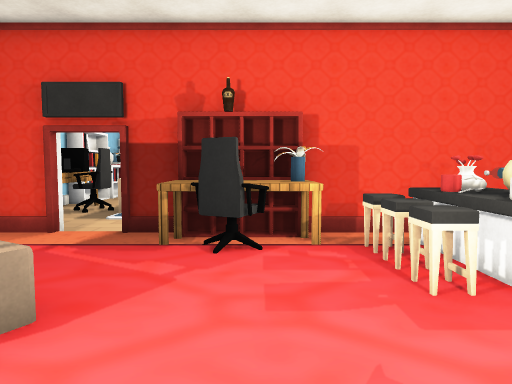
View 1 (above)

12 first-person views from a walk through a scene from a Unity 3-D project. The camera is 1.4 m above the floor, tilts 4° down and sees 70° across. Doors are open. The floor is counted in squares, 1 m on a side. Each view is taken from the middle of a square. On the plan, view 1 faces up. The plan holds only what a view shows up to about 16 squares ahead; the rest is blank. The place goes on beyond the plan. Some animated figures are left out. Some surface patterns are stand-ins.

View 2
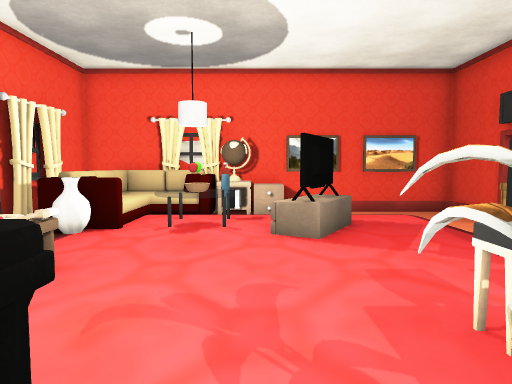

View 3
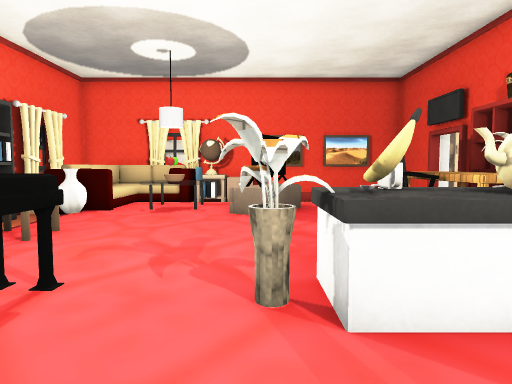

View 4
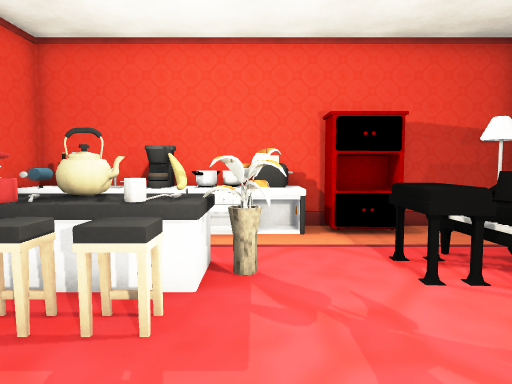

View 5
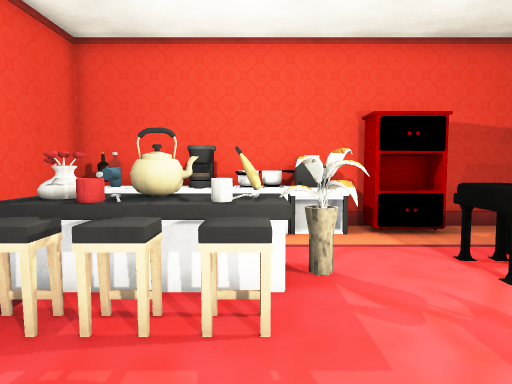

View 6
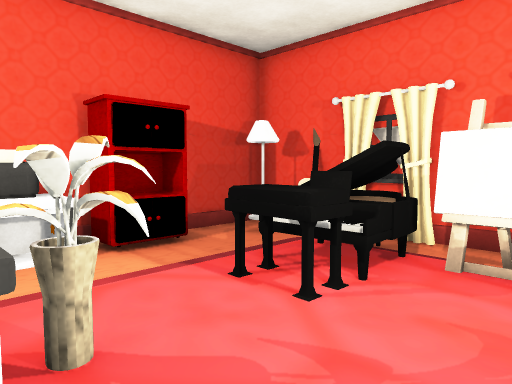

View 7
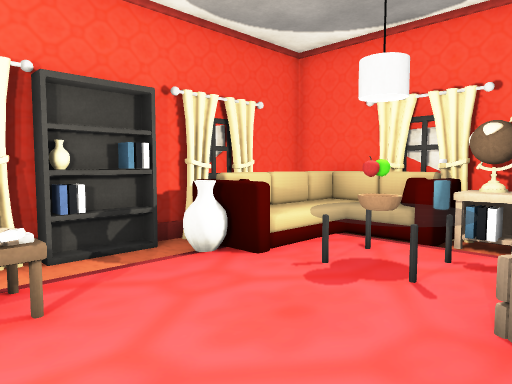

View 8
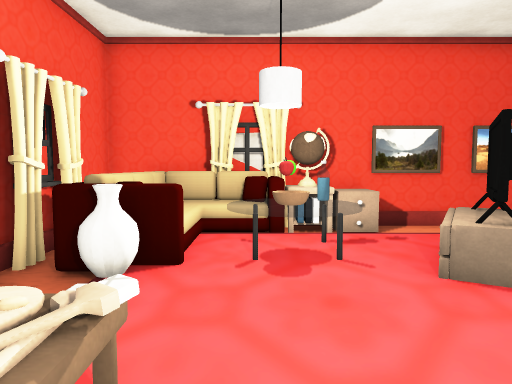

View 9
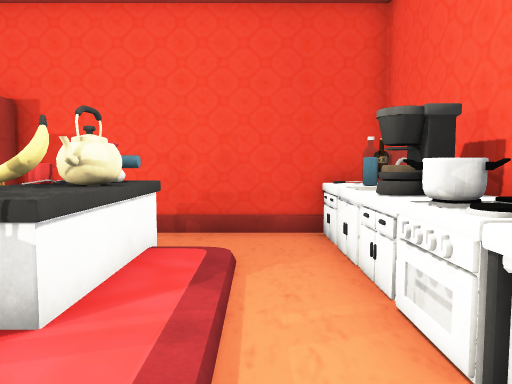

View 10
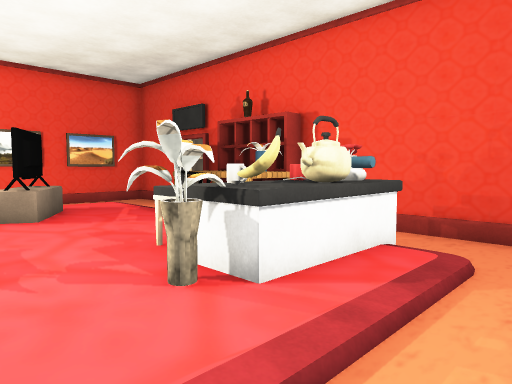

View 11
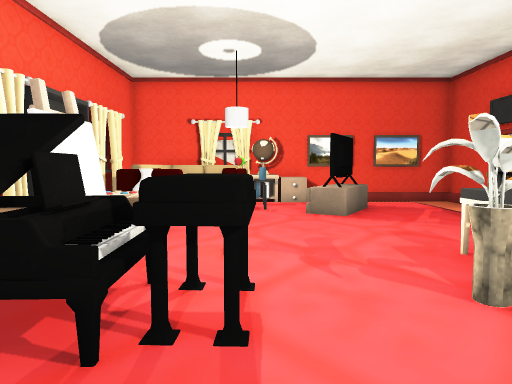

View 12
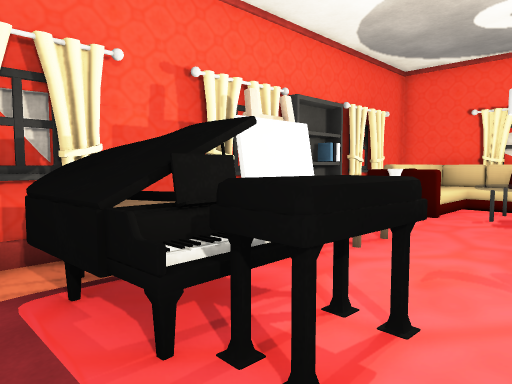

### Floor plan
Key: @ floor where view 1 was taken; # wall or solid block; x gap in a wall; . main floor; - floor 0.25 m lower than the main floor; / step, stairs or slope; D open door; ^ raised ledge; S shelf; T table; C chair; L stool; B bottle; A cabinet; P painting; E TV; R drawers; I piano; F sofa; N sink; M machine; G toaster; O other object.
Columns run from 8 left of view 1 to 9 right of it. Each row starts with its distance up from view 1.
 11 OO
 10 OO --
  9 ## xDx### ######^#
  8 #---D-SSSS------O#
  7 P-----TTTT-^^---B#
  6  - ....CC.LOB.--N#
  5 #- .......L^O.--M#
  4 #-/.EE....LOO.-OO#
  3 #R/.AEE....##.--G#
  2 #O/.TA........--O#
  1 #O-BOT.....III--A#
  0 #FFTOT..@..III-AA#
 -1 #FFFFF..PPOIII---#
 -2 #FFFFOO.PPOIII-O-#
 -3 #   FFSS    II O-#
 -4 ######OO##########

Where each view was taken, in squares from view 1:
view 1: 0 up, 0 right, facing up
view 2: 2 up, 5 right, facing left
view 3: 3 up, 7 right, facing left
view 4: 3 up, 1 left, facing right
view 5: 4 up, 1 left, facing right
view 6: 4 up, 1 right, facing down-right
view 7: 3 up, 1 right, facing down-left
view 8: 0 up, 2 right, facing left
view 9: 1 up, 6 right, facing up
view 10: 1 up, 7 right, facing up-left
view 11: 1 up, 7 right, facing left
view 12: 2 up, 6 right, facing down-left
